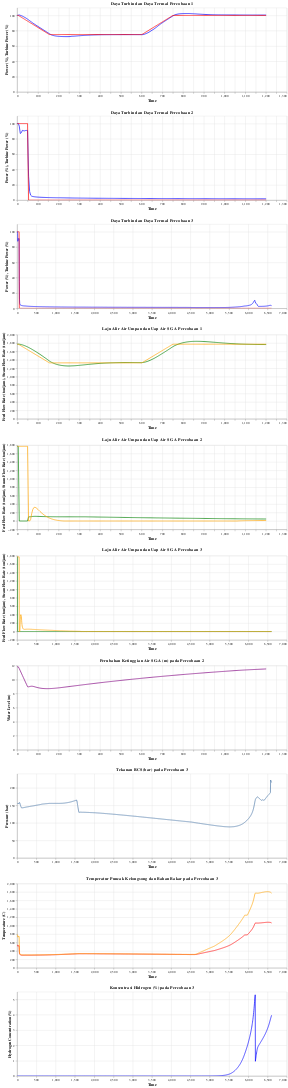

Notebook source saved alongside this figure:
### Code cell
# Set max rows limit for Altair to handle your data
alt.data_transformers.disable_max_rows()

# Create a list to hold all charts
charts = []

# 1. Plot PWR and TBLD for each experiment
for file in excel_files:
    data = combined_df[combined_df['source_file'] == file]
    
    # Create a chart for each file
    chart = alt.Chart(data).encode(
        x=alt.X('TIME:Q', title='Time'),
        tooltip=['TIME:Q', 'PWR:Q', 'TBLD:Q']
    ).properties(
        title=f'Daya Turbin dan Daya Termal {file[:-5]}',
        height=250
    )
    
    # Add both lines to the chart
    line1 = chart.mark_line(color='blue').encode(
        y=alt.Y('PWR:Q', title='Power (%)'),
        tooltip=['PWR:Q']
    )
    
    line2 = chart.mark_line(color='red').encode(
        y=alt.Y('TBLD:Q', title='Turbine Power (%)'),
        tooltip=['TBLD:Q']
    )
    
    # Combine both lines with a legend
    combined = alt.layer(
        line1, line2
    ).resolve_scale(
        y='shared'
    ).properties(
        width=800
    ).interactive()
    
    charts.append(combined)

# 2. Plot WFWA and WSTA for each experiment
for file in excel_files:
    data = combined_df[combined_df['source_file'] == file]
    
    chart = alt.Chart(data).encode(
        x=alt.X('TIME:Q', title='Time'),
        tooltip=['TIME:Q', 'WFWA:Q', 'WSTA:Q']
    ).properties(
        title=f'Laju Alir Air Umpan dan Uap Air SG A {file[:-5]}',
        height=250
    )
    
    line1 = chart.mark_line(color='green').encode(
        y=alt.Y('WFWA:Q', title='Feed Flow Rate (ton/jam)'),
        tooltip=['WFWA:Q']
    )
    
    line2 = chart.mark_line(color='orange').encode(
        y=alt.Y('WSTA:Q', title='Steam Flow Rate (ton/jam)'),
        tooltip=['WSTA:Q']
    )
    
    combined = alt.layer(
        line1, line2
    ).resolve_scale(
        y='shared'
    ).properties(
        width=800
    ).interactive()
    
    charts.append(combined)

# 3. Plot LSGA for experiment 2
data = combined_df[combined_df['source_file'] == 'Percobaan 2.xlsx']
chart3 = alt.Chart(data).mark_line(color='purple').encode(
    x=alt.X('TIME:Q', title='Time'),
    y=alt.Y('LSGA:Q', title='Water Level (m)'),
    tooltip=['TIME:Q', 'LSGA:Q']
).properties(
    title='Perubahan Ketinggian Air SG-A (m) pada Percobaan 2',
    width=800,
    height=250
).interactive()
charts.append(chart3)

# 4. Plot P for experiment 3
data = combined_df[combined_df['source_file'] == 'Percobaan 3.xlsx']
chart4 = alt.Chart(data).mark_line().encode(
    x=alt.X('TIME:Q', title='Time'),
    y=alt.Y('P:Q', title='Pressure (bar)'),
    tooltip=['TIME:Q', 'P:Q']
).properties(
    title='Tekanan RCS (bar) pada Percobaan 3',
    width=800,
    height=250
).interactive()
charts.append(chart4)

# 5. Plot TPCT and TFPK for experiment 3
data = combined_df[combined_df['source_file'] == 'Percobaan 3.xlsx']
chart5 = alt.Chart(data).encode(
    x=alt.X('TIME:Q', title='Time'),
    tooltip=['TIME:Q', 'TPCT:Q', 'TFPK:Q']
).properties(
    title='Temperatur Puncak Kelongsong dan Bahan Bakar pada Percobaan 3',
    height=250
)

line1 = chart5.mark_line(color='red').encode(
    y=alt.Y('TPCT:Q', title='Temperature (C)')
)
line2 = chart5.mark_line(color='orange').encode(
    y=alt.Y('TFPK:Q')
)

chart5_combined = alt.layer(
    line1, line2
).resolve_scale(
    y='shared'
).properties(
    width=800
).interactive()
charts.append(chart5_combined)

# 6. Plot CNH2 for experiment 3
data = combined_df[combined_df['source_file'] == 'Percobaan 3.xlsx']
chart6 = alt.Chart(data).mark_line(color='blue').encode(
    x=alt.X('TIME:Q', title='Time'),
    y=alt.Y('CNH2:Q', title='Hydrogen Concentration (%)'),
    tooltip=['TIME:Q', 'CNH2:Q']
).properties(
    title='Konsentrasi Hidrogen (%) pada Percobaan 3',
    width=800,
    height=250
).interactive()
charts.append(chart6)

# Combine all charts vertically
final_chart = alt.vconcat(*charts)

# Display the chart
final_chart

### Figure 1 — Vega-Lite specification as saved in the notebook (floating-point values rounded to 4 significant figures; data arrays with more than 128 entries replaced by an {"elided": "..."} marker saying what was removed)
{"config": {"view": {"continuousWidth": 300, "continuousHeight": 300}}, "vconcat": [{"layer": [{"mark": {"type": "line", "color": "blue"}, "encoding": {"tooltip": [{"field": "PWR", "type": "quantitative"}], "x": {"field": "TIME", "title": "Time", "type": "quantitative"}, "y": {"field": "PWR", "title": "Power (%)", "type": "quantitative"}}, "name": "view_42", "title": "Daya Turbin dan Daya Termal Percobaan 1"}, {"mark": {"type": "line", "color": "red"}, "encoding": {"tooltip": [{"field": "TBLD", "type": "quantitative"}], "x": {"field": "TIME", "title": "Time", "type": "quantitative"}, "y": {"field": "TBLD", "title": "Turbine Power (%)", "type": "quantitative"}}, "title": "Daya Turbin dan Daya Termal Percobaan 1"}], "data": {"name": "data-59f20a7955e9ac99773b47c9b7d509ea"}, "height": 250, "resolve": {"scale": {"y": "shared"}}, "width": 800}, {"layer": [{"mark": {"type": "line", "color": "blue"}, "encoding": {"tooltip": [{"field": "PWR", "type": "quantitative"}], "x": {"field": "TIME", "title": "Time", "type": "quantitative"}, "y": {"field": "PWR", "title": "Power (%)", "type": "quantitative"}}, "name": "view_43", "title": "Daya Turbin dan Daya Termal Percobaan 2"}, {"mark": {"type": "line", "color": "red"}, "encoding": {"tooltip": [{"field": "TBLD", "type": "quantitative"}], "x": {"field": "TIME", "title": "Time", "type": "quantitative"}, "y": {"field": "TBLD", "title": "Turbine Power (%)", "type": "quantitative"}}, "title": "Daya Turbin dan Daya Termal Percobaan 2"}], "data": {"name": "data-c3b97232bac92bf02049beb96f451adb"}, "height": 250, "resolve": {"scale": {"y": "shared"}}, "width": 800}, {"layer": [{"mark": {"type": "line", "color": "blue"}, "encoding": {"tooltip": [{"field": "PWR", "type": "quantitative"}], "x": {"field": "TIME", "title": "Time", "type": "quantitative"}, "y": {"field": "PWR", "title": "Power (%)", "type": "quantitative"}}, "name": "view_44", "title": "Daya Turbin dan Daya Termal Percobaan 3"}, {"mark": {"type": "line", "color": "red"}, "encoding": {"tooltip": [{"field": "TBLD", "type": "quantitative"}], "x": {"field": "TIME", "title": "Time", "type": "quantitative"}, "y": {"field": "TBLD", "title": "Turbine Power (%)", "type": "quantitative"}}, "title": "Daya Turbin dan Daya Termal Percobaan 3"}], "data": {"name": "data-5b934412f7c3539ee25cb0ed2f2cb6c2"}, "height": 250, "resolve": {"scale": {"y": "shared"}}, "width": 800}, {"layer": [{"mark": {"type": "line", "color": "green"}, "encoding": {"tooltip": [{"field": "WFWA", "type": "quantitative"}], "x": {"field": "TIME", "title": "Time", "type": "quantitative"}, "y": {"field": "WFWA", "title": "Feed Flow Rate (ton/jam)", "type": "quantitative"}}, "name": "view_45", "title": "Laju Alir Air Umpan dan Uap Air SG A Percobaan 1"}, {"mark": {"type": "line", "color": "orange"}, "encoding": {"tooltip": [{"field": "WSTA", "type": "quantitative"}], "x": {"field": "TIME", "title": "Time", "type": "quantitative"}, "y": {"field": "WSTA", "title": "Steam Flow Rate (ton/jam)", "type": "quantitative"}}, "title": "Laju Alir Air Umpan dan Uap Air SG A Percobaan 1"}], "data": {"name": "data-59f20a7955e9ac99773b47c9b7d509ea"}, "height": 250, "resolve": {"scale": {"y": "shared"}}, "width": 800}, {"layer": [{"mark": {"type": "line", "color": "green"}, "encoding": {"tooltip": [{"field": "WFWA", "type": "quantitative"}], "x": {"field": "TIME", "title": "Time", "type": "quantitative"}, "y": {"field": "WFWA", "title": "Feed Flow Rate (ton/jam)", "type": "quantitative"}}, "name": "view_46", "title": "Laju Alir Air Umpan dan Uap Air SG A Percobaan 2"}, {"mark": {"type": "line", "color": "orange"}, "encoding": {"tooltip": [{"field": "WSTA", "type": "quantitative"}], "x": {"field": "TIME", "title": "Time", "type": "quantitative"}, "y": {"field": "WSTA", "title": "Steam Flow Rate (ton/jam)", "type": "quantitative"}}, "title": "Laju Alir Air Umpan dan Uap Air SG A Percobaan 2"}], "data": {"name": "data-c3b97232bac92bf02049beb96f451adb"}, "height": 250, "resolve": {"scale": {"y": "shared"}}, "width": 800}, {"layer": [{"mark": {"type": "line", "color": "green"}, "encoding": {"tooltip": [{"field": "WFWA", "type": "quantitative"}], "x": {"field": "TIME", "title": "Time", "type": "quantitative"}, "y": {"field": "WFWA", "title": "Feed Flow Rate (ton/jam)", "type": "quantitative"}}, "name": "view_47", "title": "Laju Alir Air Umpan dan Uap Air SG A Percobaan 3"}, {"mark": {"type": "line", "color": "orange"}, "encoding": {"tooltip": [{"field": "WSTA", "type": "quantitative"}], "x": {"field": "TIME", "title": "Time", "type": "quantitative"}, "y": {"field": "WSTA", "title": "Steam Flow Rate (ton/jam)", "type": "quantitative"}}, "title": "Laju Alir Air Umpan dan Uap Air SG A Percobaan 3"}], "data": {"name": "data-5b934412f7c3539ee25cb0ed2f2cb6c2"}, "height": 250, "resolve": {"scale": {"y": "shared"}}, "width": 800}, {"data": {"name": "data-c3b97232bac92bf02049beb96f451adb"}, "mark": {"type": "line", "color": "purple"}, "encoding": {"tooltip": [{"field": "TIME", "type": "quantitative"}, {"field": "LSGA", "type": "quantitative"}], "x": {"field": "TIME", "title": "Time", "type": "quantitative"}, "y": {"field": "LSGA", "title": "Water Level (m)", "type": "quantitative"}}, "height": 250, "name": "view_49", "title": "Perubahan Ketinggian Air SG-A (m) pada Percobaan 2", "width": 800}, {"data": {"name": "data-5b934412f7c3539ee25cb0ed2f2cb6c2"}, "mark": {"type": "line"}, "encoding": {"tooltip": [{"field": "TIME", "type": "quantitative"}, {"field": "P", "type": "quantitative"}], "x": {"field": "TIME", "title": "Time", "type": "quantitative"}, "y": {"field": "P", "title": "Pressure (bar)", "type": "quantitative"}}, "height": 250, "name": "view_50", "title": "Tekanan RCS (bar) pada Percobaan 3", "width": 800}, {"layer": [{"mark": {"type": "line", "color": "red"}, "encoding": {"tooltip": [{"field": "TIME", "type": "quantitative"}, {"field": "TPCT", "type": "quantitative"}, {"field": "TFPK", "type": "quantitative"}], "x": {"field": "TIME", "title": "Time", "type": "quantitative"}, "y": {"field": "TPCT", "title": "Temperature (C)", "type": "quantitative"}}, "name": "view_48", "title": "Temperatur Puncak Kelongsong dan Bahan Bakar pada Percobaan 3"}, {"mark": {"type": "line", "color": "orange"}, "encoding": {"tooltip": [{"field": "TIME", "type": "quantitative"}, {"field": "TPCT", "type": "quantitative"}, {"field": "TFPK", "type": "quantitative"}], "x": {"field": "TIME", "title": "Time", "type": "quantitative"}, "y": {"field": "TFPK", "type": "quantitative"}}, "title": "Temperatur Puncak Kelongsong dan Bahan Bakar pada Percobaan 3"}], "data": {"name": "data-5b934412f7c3539ee25cb0ed2f2cb6c2"}, "height": 250, "resolve": {"scale": {"y": "shared"}}, "width": 800}, {"data": {"name": "data-5b934412f7c3539ee25cb0ed2f2cb6c2"}, "mark": {"type": "line", "color": "blue"}, "encoding": {"tooltip": [{"field": "TIME", "type": "quantitative"}, {"field": "CNH2", "type": "quantitative"}], "x": {"field": "TIME", "title": "Time", "type": "quantitative"}, "y": {"field": "CNH2", "title": "Hydrogen Concentration (%)", "type": "quantitative"}}, "height": 250, "name": "view_51", "title": "Konsentrasi Hidrogen (%) pada Percobaan 3", "width": 800}], "params": [{"name": "param_50", "select": {"type": "interval", "encodings": ["x", "y"]}, "bind": "scales", "views": ["view_42"]}, {"name": "param_51", "select": {"type": "interval", "encodings": ["x", "y"]}, "bind": "scales", "views": ["view_43"]}, {"name": "param_52", "select": {"type": "interval", "encodings": ["x", "y"]}, "bind": "scales", "views": ["view_44"]}, {"name": "param_53", "select": {"type": "interval", "encodings": ["x", "y"]}, "bind": "scales", "views": ["view_45"]}, {"name": "param_54", "select": {"type": "interval", "encodings": ["x", "y"]}, "bind": "scales", "views": ["view_46"]}, {"name": "param_55", "select": {"type": "interval", "encodings": ["x", "y"]}, "bind": "scales", "views": ["view_47"]}, {"name": "param_56", "select": {"type": "interval", "encodings": ["x", "y"]}, "bind": "scales", "views": ["view_49"]}, {"name": "param_57", "select": {"type": "interval", "encodings": ["x", "y"]}, "bind": "scales", "views": ["view_50"]}, {"name": "param_58", "select": {"type": "interval", "encodings": ["x", "y"]}, "bind": "scales", "views": ["view_48"]}, {"name": "param_59", "select": {"type": "interval", "encodings": ["x", "y"]}, "bind": "scales", "views": ["view_51"]}], "$schema": "https://vega.github.io/schema/vega-lite/v5.20.1.json", "datasets": {"data-59f20a7955e9ac99773b47c9b7d509ea": {"elided": "242 records"}, "data-c3b97232bac92bf02049beb96f451adb": {"elided": "242 records"}, "data-5b934412f7c3539ee25cb0ed2f2cb6c2": {"elided": "1331 records"}}}
